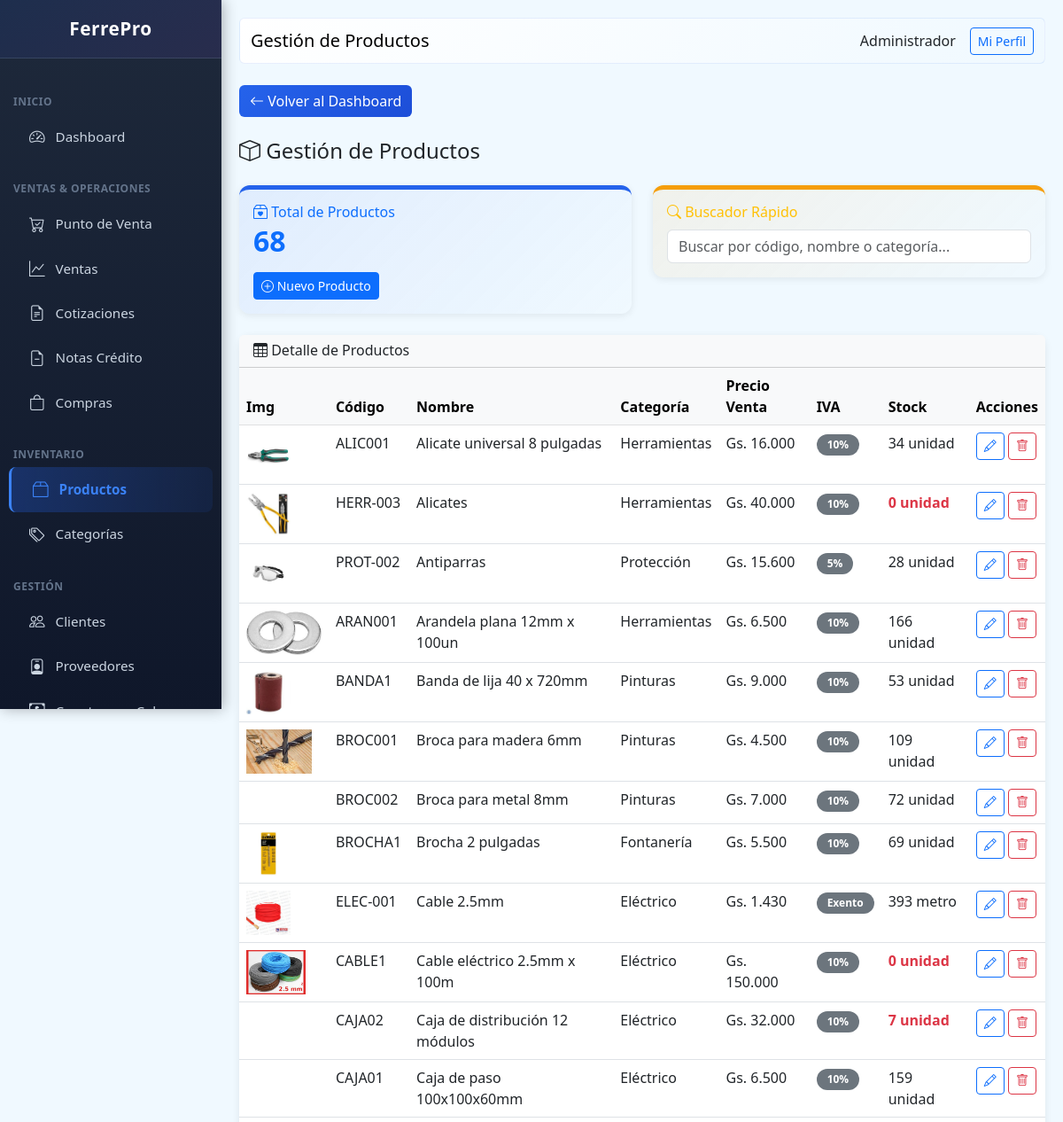
/public/index.php?page=products (signed in, upper part), run on an earlier commit of the app's database.
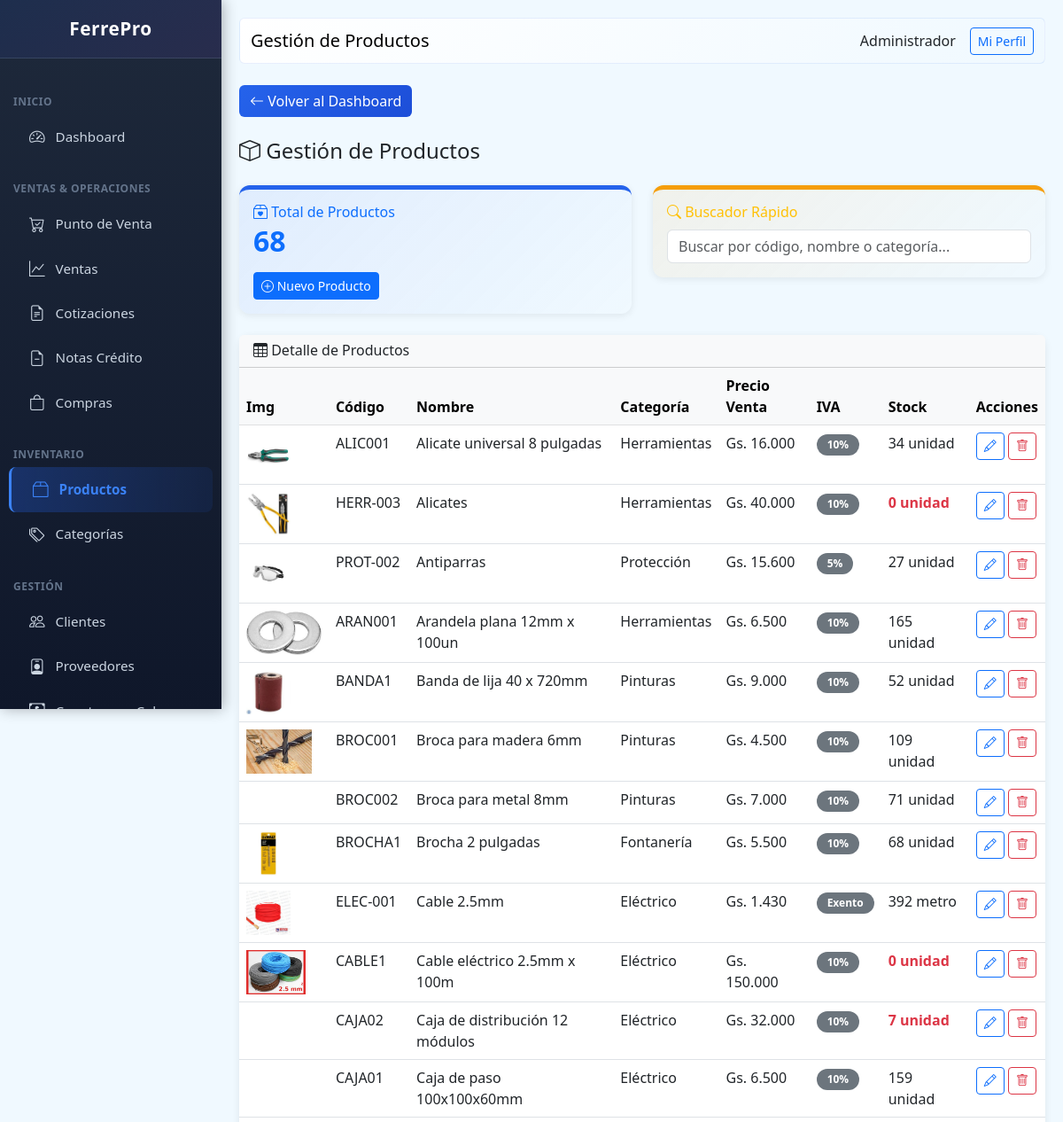
And on a later commit of the database.
### tables this page shows
CREATE TABLE products (
                id INTEGER PRIMARY KEY AUTOINCREMENT,
                code TEXT UNIQUE,
                barcode TEXT,
                name TEXT NOT NULL,
                description TEXT,
                category_id INTEGER,
                provider_id INTEGER,
                unit TEXT DEFAULT 'unidad',
                cost_price REAL DEFAULT 0,
                sale_price REAL DEFAULT 0,
                wholesale_price REAL DEFAULT 0,
                stock INTEGER DEFAULT 0,
                min_stock INTEGER DEFAULT 5,
                location TEXT,
                active INTEGER DEFAULT 1,
                created_at DATETIME DEFAULT CURRENT_TIMESTAMP, iva INTEGER DEFAULT 10, image TEXT,
                FOREIGN KEY (category_id) REFERENCES categories(id),
                FOREIGN KEY (provider_id) REFERENCES providers(id)
            );

CREATE TABLE categories (
                id INTEGER PRIMARY KEY AUTOINCREMENT,
                name TEXT NOT NULL,
                description TEXT,
                parent_id INTEGER,
                active INTEGER DEFAULT 1,
                created_at DATETIME DEFAULT CURRENT_TIMESTAMP
            );

### class/Database.php (called while the page is built, shortened)
<?php
class Database extends PDO {
    private static $instance = null;
    public static function getInstance() {
        if (self::$instance === null) {
            self::$instance = new self();
        }
        return self::$instance;
    }
 }

### class/Format.php (called while the page is built, shortened)
<?php
class Format {
    public static function money($amount) {
        $amount = floatval($amount);
        return 'Gs. ' . number_format($amount, 0, ',', '.');
    }
}

### views/products/index.php (the view, shortened to what this page needs)
<?php
$sort = $_GET['sort'] ?? 'name';
$orderBy = $sort === 'stock' ? 'p.stock ASC, p.min_stock DESC' : 'p.name';
$products = db()->query("SELECT p.*, c.name as category_name FROM products p LEFT JOIN categories c ON p.category_id = c.id WHERE p.active = 1 ORDER BY $orderBy")->fetchAll(PDO::FETCH_ASSOC);
$rows_html = '';
foreach ($products as $p) {
    $stockClass = $p['stock'] <= $p['min_stock'] ? 'text-danger fw-bold' : '';
    $iva_label = $p['iva'] == 0 ? 'Exento' : $p['iva'] . '%';
    $imgHtml = !empty($p['image']) ? '<img src="' . BASE_URL . '/' . htmlspecialchars($p['image']) . '" style="max-height: 50px;">' : '';
    $rows_html .= '<tr>
        <td>' . $imgHtml . '</td>
        <td>' . htmlspecialchars($p['code']) . '</td>
        <td>' . htmlspecialchars($p['name']) . '</td>
        <td>' . ($p['category_name'] ?? '-') . '</td>
        <td>' . Format::money($p['sale_price']) . '</td>
        <td><span class="badge bg-secondary">' . $iva_label . '</span></td>
        <td class="' . $stockClass . '">' . $p['stock'] . ' ' . $p['unit'] . '</td>
        <td>
            <a href="?page=products&action=edit&id=' . $p['id'] . '" class="btn btn-sm btn-outline-primary"><i class="bi bi-pencil"></i></a>
            <a href="?page=products&action=delete&id=' . $p['id'] . '" class="btn btn-sm btn-outline-danger" onclick="return confirm(\'Confirmar?\')"><i class="bi bi-trash"></i></a>
        </td>
    </tr>';
}
$content = '
<div class="mb-4">
    <a href="?page=dashboard" class="btn btn-nav-back me-2"><i class="bi bi-arrow-left"></i> Volver al Dashboard</a>
</div>
<h4 class="mb-4"><i class="bi bi-box"></i> Gestión de Productos</h4>
<div class="row mb-4">
    <div class="col-md-6">
        <div class="card" style="border-top: 5px solid var(--primary); background: linear-gradient(135deg, rgba(37, 99, 235, 0.08), transparent);">
            <div class="card-body">
                <h6 class="text-primary mb-1"><i class="bi bi-box2-heart"></i> Total de Productos</h6>
                <h3 class="mb-0 text-primary" style="font-size: 2rem; font-weight: 700;">' . count($products) . '</h3>
                <a href="?page=products&action=new" class="btn btn-sm btn-primary mt-3"><i class="bi bi-plus-circle"></i> Nuevo Producto</a>
            </div>
        </div>
    </div>
    <div class="col-md-6">
        <div class="card" style="border-top: 5px solid var(--warning); background: linear-gradient(135deg, rgba(245, 158, 11, 0.08), transparent);">
            <div class="card-body">
                <h6 class="text-warning mb-1"><i class="bi bi-search"></i> Buscador Rápido</h6>
                <input type="text" id="search" class="form-control" placeholder="Buscar por código, nombre o categoría..." style="margin-top: 10px;">
            </div>
        </div>
    </div>
</div>
<div class="card">
    <div class="card-header bg-light">
        <h6 class="mb-0"><i class="bi bi-table"></i> Detalle de Productos</h6>
    </div>
    <div class="card-body p-0">
        <div class="table-responsive">
            <table class="table table-hover mb-0" id="tabla">
                <thead class="table-light">
                    <tr>
                        <th>Img</th>
                        <th>Código</th>
                        <th>Nombre</th>
                        <th>Categoría</th>
                        <th>Precio Venta</th>
                        <th>IVA</th>
                        <th>Stock</th>
                        <th>Acciones</th>
                    </tr>
                </thead>
                <tbody>
                    ' . $rows_html . '
                </tbody>
            </table>
        </div>
    </div>
</div>
<script>
document.getElementById("search").addEventListener("keyup", function() {
    var filter = this.value.toLowerCase();
    document.querySelectorAll("#tabla tbody tr").forEach(function(row) {
        row.style.display = row.textContent.toLowerCase().includes(filter) ? "" : "none";
    });
});
</script>';

What changed in the data, as far as the page shows it:
changed products "PROT-002": stock "28" → "27"
changed products "ARAN001": stock "166" → "165"
changed products "BANDA1": stock "53" → "52"
changed products "BROC002": stock "72" → "71"
changed products "BROCHA1": stock "69" → "68"
changed products "ELEC-001": stock "393" → "392"
